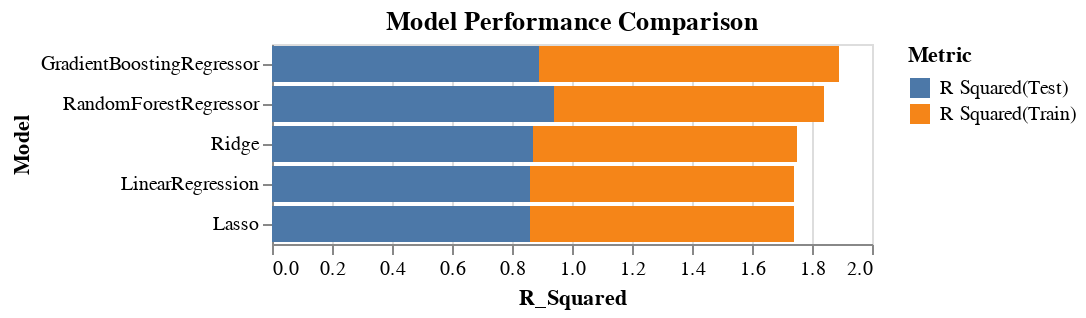

The notebook cell saved with this chart:
### Code cell
import altair as alt

# Create a melted dataframe for easier plotting
results_melted = results.melt(id_vars=['Model'], var_name='Metric', value_name='R_Squared')

# Create the Altair chart
chart = alt.Chart(results_melted).mark_bar().encode(
    x='R_Squared',
    y=alt.Y('Model', sort='-x'),  # Sort models by R-squared value
    color='Metric'
).properties(title="Model Performance Comparison")

chart

### Figure 1 — Vega-Lite specification as saved in the notebook (floating-point values rounded to 4 significant figures)
{"config": {"view": {"continuousWidth": 300, "continuousHeight": 300}}, "data": {"name": "data-4a72615cb1ef77007996fc8bb147b628"}, "mark": {"type": "bar"}, "encoding": {"color": {"field": "Metric", "type": "nominal"}, "x": {"field": "R_Squared", "type": "quantitative"}, "y": {"field": "Model", "sort": "-x", "type": "nominal"}}, "title": "Model Performance Comparison", "$schema": "https://vega.github.io/schema/vega-lite/v5.20.1.json", "datasets": {"data-4a72615cb1ef77007996fc8bb147b628": [{"Model": "LinearRegression", "Metric": "R Squared(Train)", "R_Squared": 0.88}, {"Model": "Ridge", "Metric": "R Squared(Train)", "R_Squared": 0.88}, {"Model": "Lasso", "Metric": "R Squared(Train)", "R_Squared": 0.88}, {"Model": "RandomForestRegressor", "Metric": "R Squared(Train)", "R_Squared": 0.9}, {"Model": "GradientBoostingRegressor", "Metric": "R Squared(Train)", "R_Squared": 1.0}, {"Model": "LinearRegression", "Metric": "R Squared(Test)", "R_Squared": 0.86}, {"Model": "Ridge", "Metric": "R Squared(Test)", "R_Squared": 0.87}, {"Model": "Lasso", "Metric": "R Squared(Test)", "R_Squared": 0.86}, {"Model": "RandomForestRegressor", "Metric": "R Squared(Test)", "R_Squared": 0.94}, {"Model": "GradientBoostingRegressor", "Metric": "R Squared(Test)", "R_Squared": 0.89}]}}
